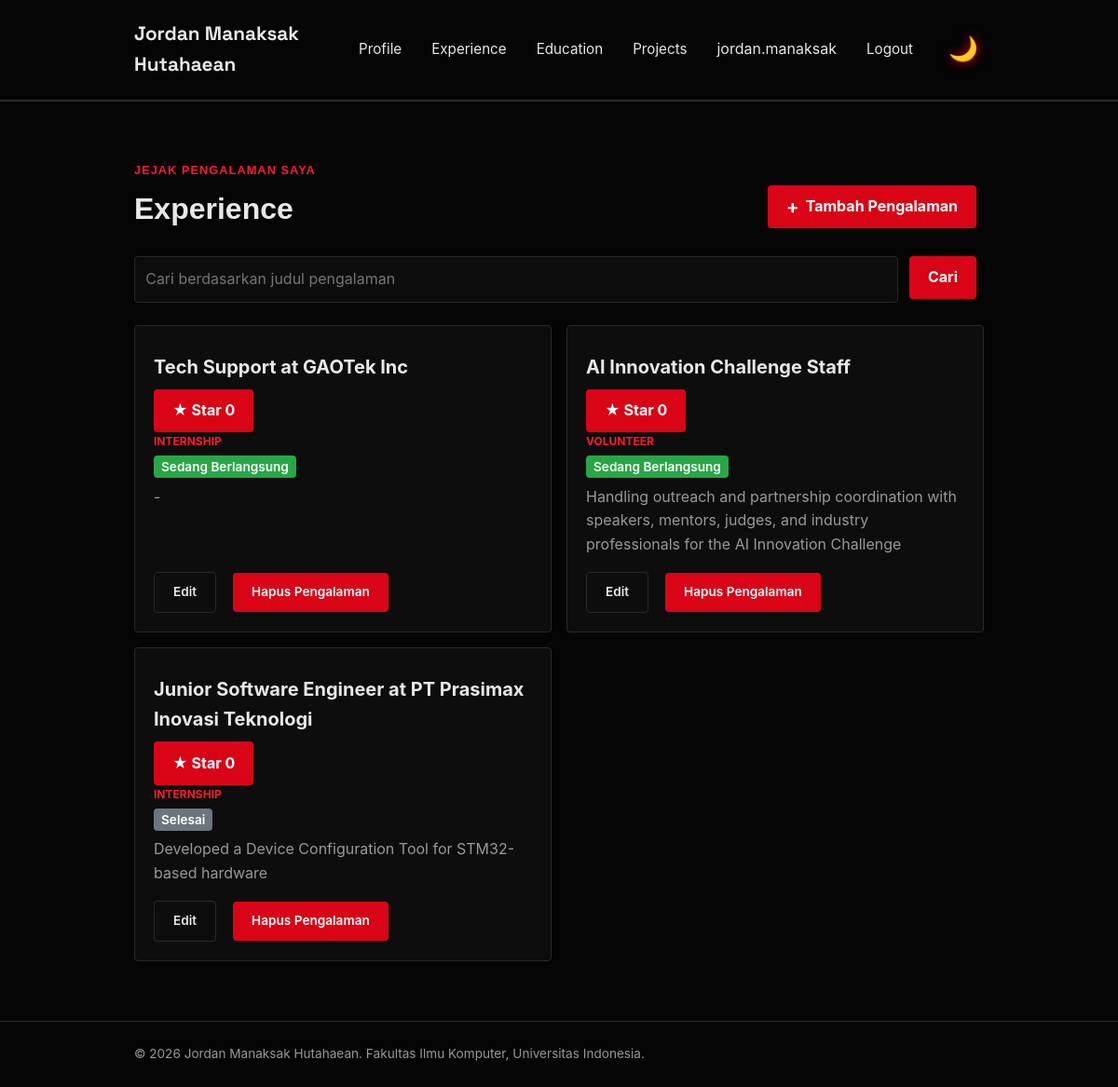
Screenshot of /experience/ (signed in) with the database file from the repository.
### main/models.py (models this page shows, shortened)
class Experience(models.Model):
    EXPERIENCE_CHOICES = [
        ('internship', 'Internship'),
        ('research', 'Research'),
        ('volunteer', 'Volunteer'),
        ('part-time', 'Part-Time'),
        ('full-time', 'Full-Time'),
        ('freelance', 'Freelance'),
    ]
    id = models.UUIDField(primary_key=True, default=uuid.uuid4, editable=False)
    title = models.CharField(max_length=255)
    description = models.TextField()
    category = models.CharField(max_length=20, choices=EXPERIENCE_CHOICES, default='full-time')
    thumbnail = models.URLField(blank=True, null=True)
    started_at = models.DateTimeField()
    ended_at = models.DateTimeField(blank=True, null=True)
    starred_by = models.ManyToManyField(User, related_name="starred_experience", blank=True)
    class Meta:
        ordering = ['-started_at']
    @property
    def is_ongoing(self):
        return self.ended_at is None

### main/views.py (the view)
# urls.py: path("experience/", show_experience, name="show_experience"),
def show_experience(request):
    json_response = get_experience_json(request)
    experiences = serializers.deserialize(
        "json", json_response.content.decode("utf-8")
    )
    experiences = [exp.object for exp in experiences]
    title_query = request.GET.get("title", "").strip()
    context = {
        "name": "Jordan Manaksak Hutahaean",
        "experience_list": experiences,
        "title_query": title_query,
        "is_editor": is_editor(request.user),
    }
    return render(request, "experience.html", context)

### main/views.py (called while the page is built)
def get_experience_json(request):
    title_query = request.GET.get("title", "").strip()
    experiences = Experience.objects.all()
    if title_query:
        experiences = experiences.filter(title__icontains=title_query)
    experience_json = serializers.serialize("json", experiences,use_natural_foreign_keys=True)
    return HttpResponse(experience_json, content_type="application/json")

def is_editor(user):
    return user.is_authenticated and user.groups.filter(name="Editor").exists()

### templates/experience.html (shortened to what this page needs)
{% extends "base.html" %}
{% block content %}
    <main>
        <section class="experience-section" id="experience">
            <div class="container">
                <p class="section-kicker">Jejak pengalaman saya</p>
                <div class="project-header">
                    <h1>Experience</h1>
                    {% if user.is_superuser %}
                        <a href="{% url 'main:create_experience' %}"
                        class="button project-add-button">
                            <span aria-hidden="true">+</span>
                            Tambah Pengalaman
                        </a>
                    {% endif %}
                </div>
                <form method="get"
                      action="{% url 'main:show_experience' %}"
                      class="project-search">
                    <input type="search"
                           name="title"
                           value="{{ title_query }}"
                           placeholder="Cari berdasarkan judul pengalaman"
                           class="project-search__input"
                           aria-label="Cari berdasarkan judul pengalaman">
                    <button type="submit" class="button">Cari</button>
                </form>
                <div class="experience-grid project-grid">
                    {% for experience in experience_list %}
                        <article class="experience-card">
                            <h2>{{ experience.title }}</h2>
                            {% include "components/experience_star.html" with experience=experience %}
                            <span class="experience-category">{{ experience.get_category_display }}</span>
                            <div class="experience-status" style="margin: 8px 0;">
                                {% if experience.is_ongoing %}
                                    <span class="badge" style="background-color: #28a745; color: white; padding: 4px 8px; border-radius: 4px; font-size: 0.85rem;">
                                        Sedang Berlangsung
                                    </span>
                                {% else %}
                                    <span class="badge" style="background-color: #6c757d; color: white; padding: 4px 8px; border-radius: 4px; font-size: 0.85rem;">
                                        Selesai
                                    </span>
                                {% endif %}
                            </div>
                            <p class="experience-description">{{ experience.description }}</p>
                            <div class="project-card-actions">
                                {% if perms.main.change_experience %}
                                <div class="project-actions">
                                    <a href="{% url 'main:update_experience' experience.id %}"
                                        class="button button-secondary">
                                        Edit
                                    </a>
                                {% endif %}
                                {% if user.is_superuser %}
                                    {% include "components/experience_delete_modal.html" with experience=experience %}
                                {% endif %}
                                </div>
                            </div>
                        </article>
                    {% empty %}
                        {% if title_query %}
                            <p class="empty-state">Tidak ada pengalaman dengan judul tersebut.</p>
                        {% else %}
                            <p class="empty-state">Belum ada pengalaman yang ditambahkan.</p>
                        {% endif %}
                    {% endfor %}
                </div>
            </div>
        </section>
    </main>
{% endblock content %}

### templates/base.html (shortened to what this page needs)
{% load static %}
<!DOCTYPE html>
<html lang="id">
<head>
    <link rel="stylesheet" href="{% static 'css/style.css' %}">
</head>
<body>
  <header class="site-header">
    <div class="container">
        <a href="{% url 'main:show_main' %}" class="brand">{{ name }}</a>
        <nav>
            <a href="{% url 'main:show_main' %}">Profile</a>
            <a href="{% url 'main:show_experience' %}">Experience</a>
            <a href="{% url 'main:show_education' %}">Education</a>
            <a href="{% url 'main:show_projects' %}">Projects</a>
            {% if user.is_authenticated %}
            <span class="nav-user">{{ user.username }}</span>
            <a href="{% url 'main:logout' %}">Logout</a>
            {% else %}
                <a href="{% url 'main:login' %}">Login</a>
                <a href="{% url 'main:register' %}">Register</a>
            {% endif %}
            <button class="theme-toggle-btn" id="themeToggle" aria-label="Toggle Theme">
            </button>
        </nav>
    </div>
  </header>
  {% block content %} {% endblock content %}
  <footer class="site-footer">
      <div class="container">
          <p>&copy; 2026 {{ name }}. Fakultas Ilmu Komputer, Universitas Indonesia.</p>
      </div>
  </footer>
</body>
</html>

### templates/components/experience_star.html (shortened to what this page needs)
<form method="post" action="{% url 'main:toggle_star_for_experience' experience.id %}" class="star-form">
    <button type="submit"
            class="button button-star{% if user in experience.starred_by.all %} is-starred{% endif %}"
            title="{% if experience.starred_by.exists %}Dibintangi oleh {{ experience.starred_by.all|join:', ' }}{% else %}Jadilah yang pertama memberi star{% endif %}">
        <span aria-hidden="true">★</span>
        {% if user in experience.starred_by.all %}
            Unstar
        {% else %}
            Star
        {% endif %}
        <span class="star-count">{{ experience.starred_by.count }}</span>
    </button>
</form>

### templates/components/experience_delete_modal.html (shortened to what this page needs)
<p class="experience-status">
    <button type="button"
            class="button button-danger"
            popovertarget="delete-experience-{{ experience.id }}"
            aria-label="Hapus {{ experience.title }}"
            title="Hapus pengalaman">
        Hapus Pengalaman
    </button>
</p>

### static/css/style.css (style rules this page uses)
* { margin: 0; padding: 0; box-sizing: border-box; }
:root { --ink: #e8e8e8; --paper: #050505; --accent: #d90416; --accent-dark: #ff1a2e; --line: #292929; --text-muted: #999999; --card: #0d0d0d; --radius: 4px; --glow: rgba(217, 4, 22, 0.4); }
body { font-family: -apple-system, "Rajdhani", Roboto, Helvetica, Arial, sans-serif; color: var(--ink); background-color: var(--paper); line-height: 1.6; transition: background-color 0.3s ease, color 0.3s ease; }
h1, .brand { font-family: "Space Grotesk", -apple-system, sans-serif; }
.container { max-width: 960px; margin: 0 auto; padding: 0 1.5rem; }
.theme-toggle-btn { background: transparent; border: none; cursor: pointer; padding: 6px; font-size: 1.6rem; line-height: 1; display: flex; align-items: center; justify-content: center; transition: transform 0.2s ease, filter 0.3s ease; filter: drop-shadow(0 0 6px var(--accent)); }
.site-header { border-bottom: 1px solid var(--line); background-color: var(--paper); transition: background-color 0.3s ease, border-color 0.3s ease; }
.site-header .container { display: flex; justify-content: space-between; align-items: center; padding: 1.25rem 1.5rem; }
.brand { font-size: 1.3rem; font-weight: 700; color: var(--ink); text-decoration: none; }
.site-header nav { display: flex; align-items: center; gap: 2rem; }
.site-header nav a { color: var(--ink); text-decoration: none; font-size: 0.95rem; }
.experience-section { padding: 4rem 0; border-top: 1px solid var(--line); }
.section-kicker { color: var(--accent-dark); font-family: "Orbitron", sans-serif; font-size: 0.8rem; font-weight: 700; letter-spacing: 0.08em; text-transform: uppercase; }
.experience-section h1 { margin: 0.4rem 0 1.5rem; font-family: "Orbitron", sans-serif; font-size: 2rem; }
.experience-grid { display: grid; grid-template-columns: repeat(auto-fit, minmax(240px, 1fr)); gap: 1rem; }
.experience-card { padding: 1.25rem; background-color: var(--card); border: 1px solid var(--line); border-radius: var(--radius); transition: transform 0.3s ease, border-color 0.3s ease, box-shadow 0.3s ease, background-color 0.3s ease; }
.experience-category { color: var(--accent-dark); font-size: 0.75rem; font-weight: 700; text-transform: uppercase; }
.experience-card h2 { margin: 0.5rem 0; font-size: 1.25rem; }
.experience-description, .empty-state { color: var(--text-muted); }
.experience-status { margin-top: 1rem; font-size: 0.85rem; font-weight: 600; }
.button { display: inline-block; height: fit-content; border: 0; border-radius: var(--radius); padding: 0.65rem 1.25rem; background: var(--accent); color: #ffffff; cursor: pointer; font: inherit; font-weight: 700; text-decoration: none; transition: all 0.2s ease; margin-right: 0.5rem; }
.button-secondary { background: var(--card); border: 1px solid var(--line); color: var(--ink); }
.button-danger { background: var(--accent); color: #ffffff; }
.project-header { width: 100%; display: flex; justify-content: space-between; align-items: center; gap: 1rem; margin-bottom: 1.5rem; }
.project-grid { display: grid; grid-template-columns: repeat(2, minmax(0, 1fr)); gap: 1rem; }
.project-grid .experience-card { display: flex; flex-direction: column; }
.project-header h1 { margin-bottom: 0; }
.project-add-button { display: inline-flex; align-items: center; gap: 0.45rem; }
.project-add-button span { font-size: 1.25rem; line-height: 1; }
.project-search { display: flex; gap: 0.75rem; margin-bottom: 1.5rem; }
.project-search__input { width: 100%; min-width: 0; padding: 0.7rem; border: 1px solid var(--line); border-radius: var(--radius); background: var(--card); color: var(--ink); font: inherit; transition: background-color 0.3s ease, color 0.3s ease; }
.project-actions { display: flex; align-items: center; flex-wrap: wrap; gap: 10px; margin-top: 1rem; }
.project-actions .button { font-size: 0.85rem; font-weight: 600; }
.project-card-actions { display: flex; flex-direction: column; margin-top: auto; }
.project-actions .experience-status { margin-top: 0; }
.site-footer { padding: 1.5rem; color: var(--text-muted); font-size: 0.85rem; border-top: 1px solid var(--line); background-color: var(--paper); transition: background-color 0.3s ease, border-color 0.3s ease; }

### rows the page displays
Experience: title "Tech Support at GAOTek Inc", shows "Star", starred_by.count "0", category "INTERNSHIP", shows "Sedang Berlangsung", description "-"
Experience: title "AI Innovation Challenge Staff", shows "Star", starred_by.count "0", category "VOLUNTEER", shows "Sedang Berlangsung", description "Handling outreach and partnership coordination with speakers, mentors, judges, and industry professionals for the AI Innovation Challenge"
Experience: title "Junior Software Engineer at PT Prasimax Inovasi Teknologi", shows "Star", starred_by.count "0", category "INTERNSHIP", shows "Selesai", description "Developed a Device Configuration Tool for STM32-based hardware"

### other values shown
{{ name }} "Jordan Manaksak Hutahaean"
{{ user.username }} "jordan.manaksak"
